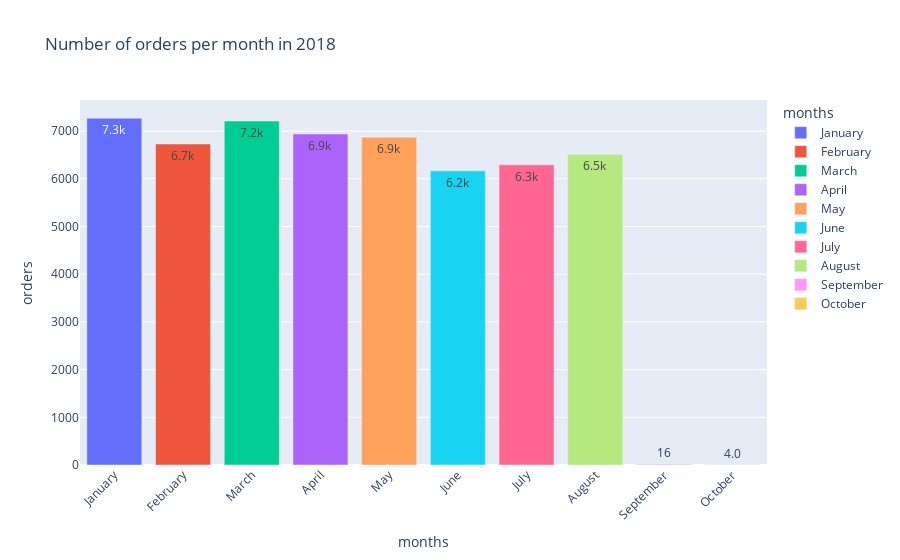

The notebook cell saved with this chart:
### Code cell
orders_2018 = pd.read_sql_query("""
SELECT 
    MONTHNAME(order_purchase_timestamp) AS months, 
    COUNT(order_id) AS orders
FROM 
    orders 
WHERE 
    YEAR(order_purchase_timestamp) = 2018 
GROUP BY 
    months, 
    MONTH(order_purchase_timestamp)
ORDER BY 
    MONTH(order_purchase_timestamp)""", conn)
orders_2018
df1= pd.DataFrame(orders_2018)
fig= px.bar(df1, x="months", y="orders", text="orders", color="months", title="Number of orders per month in 2018")
fig.update_traces(texttemplate="%{text:.2s}", textposition="auto")
fig.update_layout(uniformtext_minsize=8)
fig.update_layout(xaxis_tickangle=-45)

fig

### Figure 1 — Plotly figure (JSON) as saved in the notebook; plotly's stock layout.template omitted (floating-point values rounded to 4 significant figures)
{"data": [{"alignmentgroup": "True", "hovertemplate": "months=%{x}<br>orders=%{text}<extra></extra>", "legendgroup": "January", "marker": {"color": "#636efa", "pattern": {"shape": ""}}, "name": "January", "offsetgroup": "January", "orientation": "v", "showlegend": true, "text": [7269], "textposition": "auto", "texttemplate": "%{text:.2s}", "type": "bar", "x": ["January"], "xaxis": "x", "y": [7269], "yaxis": "y"}, {"alignmentgroup": "True", "hovertemplate": "months=%{x}<br>orders=%{text}<extra></extra>", "legendgroup": "February", "marker": {"color": "#EF553B", "pattern": {"shape": ""}}, "name": "February", "offsetgroup": "February", "orientation": "v", "showlegend": true, "text": [6728], "textposition": "auto", "texttemplate": "%{text:.2s}", "type": "bar", "x": ["February"], "xaxis": "x", "y": [6728], "yaxis": "y"}, {"alignmentgroup": "True", "hovertemplate": "months=%{x}<br>orders=%{text}<extra></extra>", "legendgroup": "March", "marker": {"color": "#00cc96", "pattern": {"shape": ""}}, "name": "March", "offsetgroup": "March", "orientation": "v", "showlegend": true, "text": [7211], "textposition": "auto", "texttemplate": "%{text:.2s}", "type": "bar", "x": ["March"], "xaxis": "x", "y": [7211], "yaxis": "y"}, {"alignmentgroup": "True", "hovertemplate": "months=%{x}<br>orders=%{text}<extra></extra>", "legendgroup": "April", "marker": {"color": "#ab63fa", "pattern": {"shape": ""}}, "name": "April", "offsetgroup": "April", "orientation": "v", "showlegend": true, "text": [6939], "textposition": "auto", "texttemplate": "%{text:.2s}", "type": "bar", "x": ["April"], "xaxis": "x", "y": [6939], "yaxis": "y"}, {"alignmentgroup": "True", "hovertemplate": "months=%{x}<br>orders=%{text}<extra></extra>", "legendgroup": "May", "marker": {"color": "#FFA15A", "pattern": {"shape": ""}}, "name": "May", "offsetgroup": "May", "orientation": "v", "showlegend": true, "text": [6873], "textposition": "auto", "texttemplate": "%{text:.2s}", "type": "bar", "x": ["May"], "xaxis": "x", "y": [6873], "yaxis": "y"}, {"alignmentgroup": "True", "hovertemplate": "months=%{x}<br>orders=%{text}<extra></extra>", "legendgroup": "June", "marker": {"color": "#19d3f3", "pattern": {"shape": ""}}, "name": "June", "offsetgroup": "June", "orientation": "v", "showlegend": true, "text": [6167], "textposition": "auto", "texttemplate": "%{text:.2s}", "type": "bar", "x": ["June"], "xaxis": "x", "y": [6167], "yaxis": "y"}, {"alignmentgroup": "True", "hovertemplate": "months=%{x}<br>orders=%{text}<extra></extra>", "legendgroup": "July", "marker": {"color": "#FF6692", "pattern": {"shape": ""}}, "name": "July", "offsetgroup": "July", "orientation": "v", "showlegend": true, "text": [6292], "textposition": "auto", "texttemplate": "%{text:.2s}", "type": "bar", "x": ["July"], "xaxis": "x", "y": [6292], "yaxis": "y"}, {"alignmentgroup": "True", "hovertemplate": "months=%{x}<br>orders=%{text}<extra></extra>", "legendgroup": "August", "marker": {"color": "#B6E880", "pattern": {"shape": ""}}, "name": "August", "offsetgroup": "August", "orientation": "v", "showlegend": true, "text": [6512], "textposition": "auto", "texttemplate": "%{text:.2s}", "type": "bar", "x": ["August"], "xaxis": "x", "y": [6512], "yaxis": "y"}, {"alignmentgroup": "True", "hovertemplate": "months=%{x}<br>orders=%{text}<extra></extra>", "legendgroup": "September", "marker": {"color": "#FF97FF", "pattern": {"shape": ""}}, "name": "September", "offsetgroup": "September", "orientation": "v", "showlegend": true, "text": [16], "textposition": "auto", "texttemplate": "%{text:.2s}", "type": "bar", "x": ["September"], "xaxis": "x", "y": [16], "yaxis": "y"}, {"alignmentgroup": "True", "hovertemplate": "months=%{x}<br>orders=%{text}<extra></extra>", "legendgroup": "October", "marker": {"color": "#FECB52", "pattern": {"shape": ""}}, "name": "October", "offsetgroup": "October", "orientation": "v", "showlegend": true, "text": [4], "textposition": "auto", "texttemplate": "%{text:.2s}", "type": "bar", "x": ["October"], "xaxis": "x", "y": [4], "yaxis": "y"}], "layout": {"autosize": true, "barmode": "relative", "legend": {"title": {"text": "months"}, "tracegroupgap": 0}, "title": {"text": "Number of orders per month in 2018"}, "uniformtext": {"minsize": 8}, "xaxis": {"anchor": "y", "autorange": true, "categoryarray": ["January", "February", "March", "April", "May", "June", "July", "August", "September", "October"], "categoryorder": "array", "domain": [0, 1], "range": [-0.5, 9.5], "tickangle": -45, "title": {"text": "months"}, "type": "category"}, "yaxis": {"anchor": "x", "autorange": true, "domain": [0, 1], "range": [0, 7652.0], "title": {"text": "orders"}, "type": "linear"}}}
